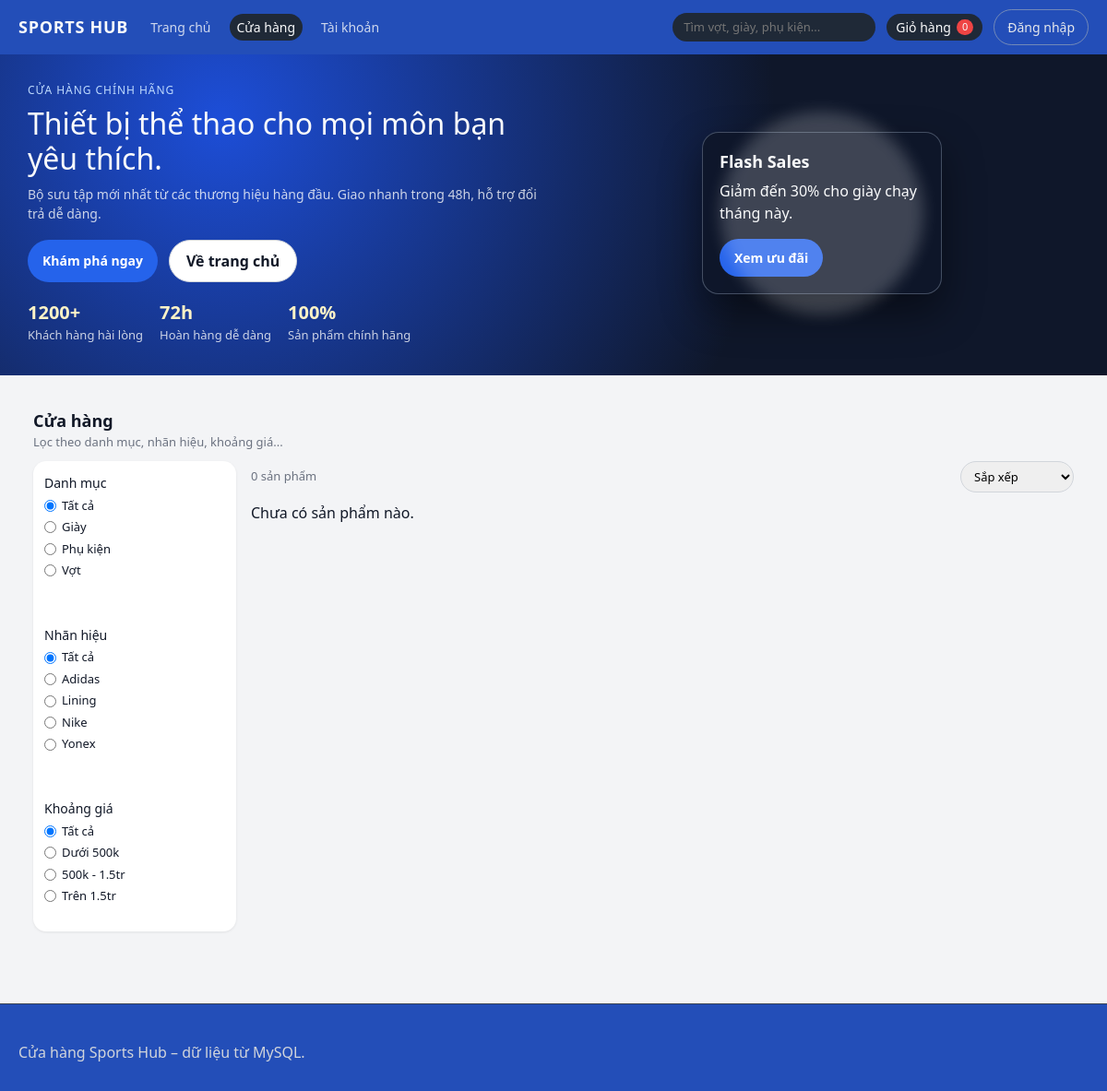
Page /index.php?c=product&a=index on the committed database.
### tables this page shows
CREATE TABLE category (
  id          INT AUTO_INCREMENT PRIMARY KEY,
  name        VARCHAR(100) NOT NULL,
  created_at  DATETIME NOT NULL DEFAULT CURRENT_TIMESTAMP,
  updated_at  DATETIME NOT NULL DEFAULT CURRENT_TIMESTAMP ON UPDATE CURRENT_TIMESTAMP
);

CREATE TABLE brand (
  id          INT AUTO_INCREMENT PRIMARY KEY,
  name        VARCHAR(100) NOT NULL,
  description VARCHAR(255),
  created_at  DATETIME NOT NULL DEFAULT CURRENT_TIMESTAMP,
  updated_at  DATETIME NOT NULL DEFAULT CURRENT_TIMESTAMP ON UPDATE CURRENT_TIMESTAMP
);

### app/controllers/ProductController.php (called while the page is built, shortened)
<?php
require_once __DIR__ . '/../core/Controller.php';
require_once __DIR__ . '/../models/Product.php';
require_once __DIR__ . '/../models/Brand.php';
require_once __DIR__ . '/../models/Category.php';
class ProductController extends Controller
{
    public function index()
    {
        $productModel  = new Product();
        $brandModel    = new Brand();
        $categoryModel = new Category();
        $categoryId  = isset($_GET['category']) ? (int)$_GET['category'] : 0;
        $brandId     = isset($_GET['brand'])    ? (int)$_GET['brand']    : 0;
        $priceRange  = isset($_GET['price'])    ? $_GET['price']         : 'all';
        $keyword     = trim($_GET['q'] ?? '');
        $products   = $productModel->getFiltered($categoryId, $brandId, $priceRange, $keyword);
        $categories = $categoryModel->getAll();
        $brands     = $brandModel->getAll();
        $this->render('product/index', [
            'products'     => $products,
            'categories'   => $categories,
            'brands'       => $brands,
            'categoryId'   => $categoryId,
            'brandId'      => $brandId,
            'priceRange'   => $priceRange,
            'keyword'      => $keyword,
        ]);
    }
}

### app/core/Router.php (called while the page is built, shortened)
<?php
class Router
{
    public static function dispatch(array $routes, string $defaultController, string $defaultAction)
    {
        $actionName    = $_GET['a'] ?? $defaultAction;
        $controller = new $className();
        $controller->$actionName();
    }
}

### public/index.php (called while the page is built, shortened)
<?php
require_once __DIR__ . '/../app/core/Router.php';
require_once __DIR__ . '/../app/core/Controller.php';
$routes = [
    'home'    => 'HomeController',
    'product' => 'ProductController',
    'auth'    => 'AuthController',
];
Router::dispatch($routes, 'home', 'index');

### app/config/db.php (called while the page is built)
<?php
class Database
{
    private static ?PDO $instance = null;
    public static function getConnection(): PDO
    {
        if (self::$instance === null) {
            $host = 'localhost';
            $port = '3306';
            $db   = 'sports_shop';
            $user = 'root';
            $pass = '';
            $dsn = "mysql:host=$host;port=$port;dbname=$db;charset=utf8mb4";
            self::$instance = new PDO($dsn, $user, $pass, [
                PDO::ATTR_ERRMODE            => PDO::ERRMODE_EXCEPTION,
                PDO::ATTR_DEFAULT_FETCH_MODE => PDO::FETCH_ASSOC,
            ]);
        }
        return self::$instance;
    }
}

### app/models/BaseModel.php (called while the page is built, shortened)
<?php
require_once __DIR__ . '/../config/db.php';
class BaseModel
{
    public function __construct()
    {
        $this->db = Database::getConnection();
    }
}

### app/models/Category.php (called while the page is built, shortened)
<?php
require_once __DIR__ . '/BaseModel.php';
class Category extends BaseModel
{
    public function getAll(): array
    {
        $sql = "SELECT * FROM category ORDER BY name";
        return $this->db->query($sql)->fetchAll();
    }
}

### app/models/Brand.php (called while the page is built, shortened)
<?php
require_once __DIR__ . '/BaseModel.php';
class Brand extends BaseModel
{
    public function getAll(): array
    {
        $sql = "SELECT * FROM brand ORDER BY name";
        return $this->db->query($sql)->fetchAll();
    }
}

### app/models/Product.php (called while the page is built, shortened)
<?php
require_once __DIR__ . '/BaseModel.php';
class Product extends BaseModel
{
    public function getFiltered(int $categoryId, int $brandId, string $priceRange, string $keyword): array
    {
        $sql = "SELECT p.*, b.name AS brand_name, c.name AS category_name
                FROM product p
                JOIN brand b ON p.brand_id = b.id
                JOIN category c ON p.category_id = c.id
                WHERE 1=1";
        $params = [];
        $sql .= " ORDER BY p.created_at DESC";
        $stmt = $this->db->prepare($sql);
        $stmt->execute($params);
        return $stmt->fetchAll(PDO::FETCH_ASSOC);
    }
}

### app/views/product/index.php (the view, shortened to what this page needs)
<?php
$productCount = isset($products) ? count($products) : 0;
$account = $_SESSION['account'] ?? null;
$cartCount = 0;
?>
<header>
  <div class="header-left">
    <div class="logo">SPORTS HUB</div>
    <nav class="nav-links">
      <a class="nav-link" href="index.php?c=home&a=index">Trang chủ</a>
      <a class="nav-link active" href="index.php?c=product&a=index">Cửa hàng</a>
      <a class="nav-link" href="index.php?c=auth&a=login">Tài khoản</a>
    </nav>
  </div>
  <div class="header-right">
    <div class="search-box">
      <form method="get" action="index.php">
        <input name="q" placeholder="Tìm vợt, giày, phụ kiện..."
               value="<?php echo isset($_GET['q']) ? htmlspecialchars($_GET['q']) : ''; ?>" />
      </form>
    </div>
    <a class="icon-btn cart-button" href="index.php?c=product&a=cart">
      <span>Giỏ hàng</span>
      <span class="badge-pill"><?php echo $cartCount; ?></span>
    </a>
    <?php if ($account): ?>
      <div class="account-pill">
        <div class="account-avatar">
          <?php echo strtoupper(substr($account['username'] ?? 'U', 0, 1)); ?>
        </div>
        <div class="account-info">
          <div class="account-label">Xin chào</div>
          <div class="account-name"><?php echo htmlspecialchars($account['username']); ?></div>
        </div>
        <a class="account-action" href="index.php?c=auth&a=logout">Đăng xuất</a>
    </div>
    <?php else: ?>
      <button class="btn-outline-light"
              onclick="window.location='index.php?c=auth&a=login'">
        Đăng nhập
      </button>
    <?php endif; ?>
  </div>
</header>
<section class="shop-hero">
  <div class="shop-hero-content">
    <p class="shop-badge">Cửa hàng chính hãng</p>
    <h1>Thiết bị thể thao cho mọi môn bạn yêu thích.</h1>
    <p class="shop-sub">
      Bộ sưu tập mới nhất từ các thương hiệu hàng đầu. Giao nhanh trong 48h, hỗ trợ đổi trả dễ dàng.
    </p>
    <div class="shop-cta">
      <button class="btn-primary" onclick="document.getElementById('filterForm').scrollIntoView({behavior: 'smooth'});">
        Khám phá ngay
      </button>
      <button class="btn-outline"
              onclick="window.location='index.php?c=home&a=index'">
        Về trang chủ
      </button>
    </div>
    <div class="shop-stats">
      <div>
        <strong>1200+</strong>
        <span>Khách hàng hài lòng</span>
      </div>
      <div>
        <strong>72h</strong>
        <span>Hoàn hàng dễ dàng</span>
      </div>
      <div>
        <strong>100%</strong>
        <span>Sản phẩm chính hãng</span>
      </div>
    </div>
  </div>
  <div class="shop-hero-visual">
    <div class="shop-card">
      <div class="shop-card-title">Flash Sales</div>
      <p>Giảm đến 30% cho giày chạy tháng này.</p>
      <button class="btn-primary small"
              onclick="window.location='index.php?c=product&a=index&category=1';">
        Xem ưu đãi
      </button>
    </div>
    <div class="shop-hero-circle"></div>
  </div>
</section>
<div class="page-shell">
  <section class="view-section">
    <div class="section-header">
      <div>
        <div class="section-title">Cửa hàng</div>
        <div class="section-sub">
          Lọc theo danh mục, nhãn hiệu, khoảng giá...
        </div>
      </div>
    </div>
    <div class="products-layout">
      <aside class="sidebar">
        <form id="filterForm" method="get" action="index.php">
        <div class="sidebar-group">
          <h3>Danh mục</h3>
            <label>
              <input type="radio" name="category" value="0"
                     <?php echo ($categoryId == 0) ? 'checked' : ''; ?>>
              Tất cả
            </label>
            <?php if (!empty($categories)): ?>
              <?php foreach ($categories as $cat): ?>
                <label>
                  <input type="radio"
                         name="category"
                         value="<?php echo $cat['id']; ?>"
                      <?php echo ($categoryId == $cat['id']) ? 'checked' : ''; ?>>
                  <?php echo htmlspecialchars($cat['name']); ?>
                </label>
              <?php endforeach; ?>
            <?php endif; ?>
        </div>
        <div class="sidebar-group">
          <h3>Nhãn hiệu</h3>
            <label>
              <input type="radio" name="brand" value="0"
                     <?php echo ($brandId == 0) ? 'checked' : ''; ?>>
              Tất cả
            </label>
            <?php if (!empty($brands)): ?>
              <?php foreach ($brands as $b): ?>
                <label>
                  <input type="radio"
                         name="brand"
                         value="<?php echo $b['id']; ?>"
                      <?php echo ($brandId == $b['id']) ? 'checked' : ''; ?>>
                  <?php echo htmlspecialchars($b['name']); ?>
                </label>
              <?php endforeach; ?>
            <?php endif; ?>
        </div>
        <div class="sidebar-group">
          <h3>Khoảng giá</h3>
            <label>
              <input type="radio" name="price" value="all"
                     <?php echo ($priceRange === 'all') ? 'checked' : ''; ?>>
              Tất cả
            </label>
            <label>
              <input type="radio" name="price" value="1"
                     <?php echo ($priceRange === '1') ? 'checked' : ''; ?>>
              Dưới 500k
            </label>
            <label>
              <input type="radio" name="price" value="2"
                     <?php echo ($priceRange === '2') ? 'checked' : ''; ?>>
              500k - 1.5tr
            </label>
            <label>
              <input type="radio" name="price" value="3"
                     <?php echo ($priceRange === '3') ? 'checked' : ''; ?>>
              Trên 1.5tr
            </label>
        </div>
        </form>
      </aside>
      <div>
        <div class="product-toolbar">
          <div class="product-count">
            <?php echo $productCount; ?> sản phẩm
          </div>
          <div>
            <select id="sortSelect">
              <option value="default">Sắp xếp</option>
            </select>
          </div>
        </div>
        <div class="product-grid">
          <?php if (!empty($products)): ?>
            <?php foreach ($products as $p): ?>
              <a class="product-card"
                 href="index.php?c=product&a=detail&id=<?php echo $p['id']; ?>">
                <?php if (!empty($p['image'])): ?>
                  <div class="product-image-wrap">
                    <img src="<?php echo htmlspecialchars($p['image']); ?>"
                         alt="<?php echo htmlspecialchars($p['title']); ?>">
                  </div>
                <?php endif; ?>
                <div class="product-body">
                  <div class="product-title">
                    <?php echo htmlspecialchars($p['title']); ?>
                  </div>
                  <div class="product-meta">
                    <?php echo htmlspecialchars($p['brand_name'] ?? ''); ?>
                    <?php if (!empty($p['category_name'])): ?>
                      · <?php echo htmlspecialchars($p['category_name']); ?>
                    <?php endif; ?>
                  </div>
                  <div class="product-price-row">
                    <div class="product-price">
                      <?php echo number_format($p['price']); ?>đ
                    </div>
                  </div>
                  <?php if (isset($p['number_in_stock'])): ?>
                    <div class="product-stock">
                      Còn <?php echo (int)$p['number_in_stock']; ?> sản phẩm
                    </div>
                  <?php endif; ?>
                </div>
              </a>
            <?php endforeach; ?>
          <?php else: ?>
            <p>Chưa có sản phẩm nào.</p>
          <?php endif; ?>
        </div>
      </div>
    </div>
  </section>
</div>
<footer>
  Cửa hàng Sports Hub – dữ liệu từ MySQL.
</footer>

### app/core/Controller.php (shortened to what this page needs)
<?php
class Controller
{
    protected function render(string $view, array $params = [], string $layout = 'main')
    {
        $viewFile   = __DIR__ . '/../views/' . $view . '.php';
        $layoutFile = __DIR__ . '/../views/layouts/' . $layout . '.php';
        if (file_exists($viewFile)) {
            include $viewFile;
        } else {
            echo "View not found: $viewFile";
        }
        $content = ob_get_clean();
        if (file_exists($layoutFile)) {
            include $layoutFile;
        } else {
            echo "Layout not found: $layoutFile";
        }
    }
}

### app/views/layouts/main.php (shortened to what this page needs)
<!DOCTYPE html>
<html lang="vi">
<head>
    <link
        rel="stylesheet"
        href="https://cdn.jsdelivr.net/npm/bootstrap@4.6.2/dist/css/bootstrap.min.css"
    >
    <link rel="stylesheet" href="assets/css/main.css">
</head>
<body>
    <div class="main-content">
        <?php echo $content; ?>
    </div>
    </body>
</html>

### rows in the picture
category: category "☐ Giày", name "Giày"
category: category "☐ Phụ kiện", name "Phụ kiện"
category: category "☐ Vợt", name "Vợt"
brand: brand "☐ Adidas", name "Adidas"
brand: brand "☐ Lining", name "Lining"
brand: brand "☐ Nike", name "Nike"
brand: brand "☐ Yonex", name "Yonex"

### other values in the picture
$cartCount "0"
$productCount "0"
